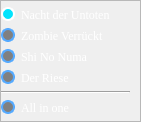
      <widget class="QFrame" name="frame_11">
       <property name="geometry">
        <rect>
         <x>250</x>
         <y>10</y>
         <width>141</width>
         <height>121</height>
        </rect>
       </property>
       <property name="layoutDirection">
        <enum>Qt::LeftToRight</enum>
       </property>
       <property name="styleSheet">
        <string notr="true">#frame_11{
	border: 2px solid rgb(168, 175, 217);
	border-radius: 15px;
	color: #fff;
	padding-left: 4px;
	background-color: rgb(34,36,44);
	font-family: Georgia;
}</string>
       </property>
       <property name="frameShape">
        <enum>QFrame::StyledPanel</enum>
       </property>
       <property name="frameShadow">
        <enum>QFrame::Raised</enum>
       </property>
       <layout class="QVBoxLayout" name="verticalLayout_8">
        <property name="leftMargin">
         <number>0</number>
        </property>
        <property name="topMargin">
         <number>6</number>
        </property>
        <property name="rightMargin">
         <number>0</number>
        </property>
        <property name="bottomMargin">
         <number>6</number>
        </property>
        <item>
         <widget class="QRadioButton" name="prototypeMap">
          <property name="sizePolicy">
           <sizepolicy hsizetype="Fixed" vsizetype="Fixed">
            <horstretch>0</horstretch>
            <verstretch>0</verstretch>
           </sizepolicy>
          </property>
          <property name="toolTip">
           <string>&lt;html&gt;&lt;head/&gt;&lt;body&gt;&lt;p&gt;&lt;span style=&quot; font-size:8pt;&quot;&gt;Default selection.&lt;/span&gt;&lt;/p&gt;&lt;p&gt;&lt;span style=&quot; font-size:8pt;&quot;&gt;Scripts: &lt;/span&gt;&lt;span style=&quot; font-size:8pt; font-weight:700;&quot;&gt;nazi_zombie_prototype&lt;/span&gt;&lt;/p&gt;&lt;p&gt;&lt;span style=&quot; font-size:8pt;&quot;&gt;Includes the following:&lt;/span&gt;&lt;/p&gt;&lt;p&gt;&lt;span style=&quot; font-size:8pt;&quot;&gt;Wall Weapons:&lt;/span&gt;&lt;/p&gt;&lt;p&gt;&lt;span style=&quot; font-size:8pt;&quot;&gt;kar98&lt;/span&gt;&lt;/p&gt;&lt;p&gt;&lt;span style=&quot; font-size:8pt;&quot;&gt;m1carbine&lt;/span&gt;&lt;/p&gt;&lt;p&gt;&lt;span style=&quot; font-size:8pt;&quot;&gt;thompson&lt;/span&gt;&lt;/p&gt;&lt;p&gt;&lt;span style=&quot; font-size:8pt;&quot;&gt;double-barrel&lt;/span&gt;&lt;/p&gt;&lt;p&gt;&lt;span style=&quot; font-size:8pt;&quot;&gt;bar&lt;/span&gt;&lt;/p&gt;&lt;p&gt;&lt;span style=&quot; font-size:8pt;&quot;&gt;trench&lt;/span&gt;&lt;/p&gt;&lt;p&gt;&lt;span style=&quot; font-size:8pt;&quot;&gt;double-barrel sawed-off&lt;/span&gt;&lt;/p&gt;&lt;p&gt;&lt;span style=&quot; font-size:8pt;&quot;&gt;grenades&lt;/span&gt;&lt;/p&gt;&lt;p&gt;&lt;span style=&quot; font-size:8pt;&quot;&gt;&lt;br/&gt;Weapon cabinate with scoped sniper&lt;/span&gt;&lt;/p&gt;&lt;p&gt;&lt;span style=&quot; font-size:8pt;&quot;&gt;Mysetry box&lt;/span&gt;&lt;/p&gt;&lt;p&gt;&lt;br/&gt;&lt;span style=&quot; font-size:8pt;&quot;&gt;Ambient:&lt;/span&gt;&lt;/p&gt;&lt;p&gt;&lt;span style=&quot; font-size:8pt;&quot;&gt;Fog&lt;/span&gt;&lt;/p&gt;&lt;p&gt;&lt;span style=&quot; font-size:8pt;&quot;&gt;Fire&lt;/span&gt;&lt;/p&gt;&lt;p&gt;&lt;span style=&quot; font-size:8pt;&quot;&gt;Explodable barrels&lt;/span&gt;&lt;/p&gt;&lt;p&gt;&lt;span style=&quot; font-size:8pt;&quot;&gt;Lamps&lt;/span&gt;&lt;/p&gt;&lt;p&gt;&lt;span style=&quot; font-size:8pt;&quot;&gt;Lights with spotlight &amp;amp; fx&lt;/span&gt;&lt;/p&gt;&lt;p&gt;&lt;span style=&quot; font-size:8pt;&quot;&gt;Broken light sparking fx&lt;br/&gt;&lt;/span&gt;&lt;/p&gt;&lt;p&gt;&lt;span style=&quot; font-size:8pt;&quot;&gt;Zombie spawners in different rooms activated by purchasing doors&lt;/span&gt;&lt;/p&gt;&lt;/body&gt;&lt;/html&gt;</string>
          </property>
          <property name="layoutDirection">
           <enum>Qt::LeftToRight</enum>
          </property>
          <property name="autoFillBackground">
           <bool>false</bool>
          </property>
          <property name="styleSheet">
           <string notr="true">QRadioButton{
	color: #fff;
	font-family: Georgia;
}

QRadioButton:focus{
}

QRadioButton::indicator {
    width: 10px;
    height: 10px;
    border-radius: 7px;
}

QRadioButton::indicator:checked {
	background-color: #03e3fc;
    border: 2px solid white;
}

QRadioButton::indicator:unchecked {
	border: 2px solid rgb(85,170,255);
    background-color: grey;
}</string>
          </property>
          <property name="text">
           <string>Nacht der Untoten</string>
          </property>
          <property name="checkable">
           <bool>true</bool>
          </property>
          <property name="checked">
           <bool>true</bool>
          </property>
         </widget>
        </item>
        <item>
         <widget class="QRadioButton" name="asylumMap">
          <property name="enabled">
           <bool>true</bool>
          </property>
          <property name="sizePolicy">
           <sizepolicy hsizetype="Fixed" vsizetype="Fixed">
            <horstretch>0</horstretch>
            <verstretch>0</verstretch>
           </sizepolicy>
          </property>
          <property name="font">
           <font>
            <family>Georgia</family>
            <strikeout>false</strikeout>
           </font>
          </property>
          <property name="toolTip">
           <string>&lt;html&gt;&lt;head/&gt;&lt;body&gt;&lt;p&gt;&lt;span style=&quot; font-size:8pt;&quot;&gt;Optional selection.&lt;/span&gt;&lt;/p&gt;&lt;p&gt;&lt;span style=&quot; font-size:8pt;&quot;&gt;Scripts: &lt;/span&gt;&lt;span style=&quot; font-size:8pt; font-weight:700;&quot;&gt;nazi_zombie_asylum&lt;/span&gt;&lt;/p&gt;&lt;/body&gt;&lt;/html&gt;</string>
          </property>
          <property name="layoutDirection">
           <enum>Qt::LeftToRight</enum>
          </property>
          <property name="autoFillBackground">
           <bool>false</bool>
          </property>
          <property name="styleSheet">
           <string notr="true">QRadioButton{
	color: #fff;
	font-family: Georgia;
}

QRadioButton:focus{
}

QRadioButton::indicator {
    width: 10px;
    height: 10px;
    border-radius: 7px;
}

QRadioButton::indicator:checked {
	background-color: #03e3fc;
    border: 2px solid white;
}

QRadioButton::indicator:unchecked {
	border: 2px solid rgb(85,170,255);
    background-color: grey;
}</string>
          </property>
          <property name="text">
           <string>Zombie Verrückt</string>
          </property>
          <property name="checkable">
           <bool>true</bool>
          </property>
          <property name="checked">
           <bool>false</bool>
          </property>
         </widget>
        </item>
        <item>
         <widget class="QRadioButton" name="sumpfMap">
          <property name="enabled">
           <bool>true</bool>
          </property>
          <property name="sizePolicy">
           <sizepolicy hsizetype="Fixed" vsizetype="Fixed">
            <horstretch>0</horstretch>
            <verstretch>0</verstretch>
           </sizepolicy>
          </property>
          <property name="font">
           <font>
            <family>Georgia</family>
            <strikeout>false</strikeout>
           </font>
          </property>
          <property name="toolTip">
           <string>&lt;html&gt;&lt;head/&gt;&lt;body&gt;&lt;p&gt;&lt;span style=&quot; font-size:8pt;&quot;&gt;Note: Not available yet.&lt;/span&gt;&lt;/p&gt;&lt;p&gt;&lt;span style=&quot; font-size:8pt;&quot;&gt;Optional selection.&lt;/span&gt;&lt;/p&gt;&lt;p&gt;&lt;span style=&quot; font-size:8pt;&quot;&gt;Scripts: &lt;/span&gt;&lt;span style=&quot; font-size:8pt; font-weight:700;&quot;&gt;nazi_zombie_sumpf&lt;/span&gt;&lt;/p&gt;&lt;/body&gt;&lt;/html&gt;</string>
          </property>
          <property name="layoutDirection">
           <enum>Qt::LeftToRight</enum>
          </property>
          <property name="autoFillBackground">
           <bool>false</bool>
          </property>
          <property name="styleSheet">
           <string notr="true">QRadioButton{
	color: #fff;
	font-family: Georgia;
}

QRadioButton:focus{
}

QRadioButton::indicator {
    width: 10px;
    height: 10px;
    border-radius: 7px;
}

QRadioButton::indicator:checked {
	background-color: #03e3fc;
    border: 2px solid white;
}

QRadioButton::indicator:unchecked {
	border: 2px solid rgb(85,170,255);
    background-color: grey;
}</string>
          </property>
          <property name="text">
           <string>Shi No Numa</string>
          </property>
          <property name="checkable">
           <bool>true</bool>
          </property>
          <property name="checked">
           <bool>false</bool>
          </property>
         </widget>
        </item>
        <item>
         <widget class="QRadioButton" name="factoryMap">
          <property name="enabled">
           <bool>true</bool>
          </property>
          <property name="sizePolicy">
           <sizepolicy hsizetype="Fixed" vsizetype="Fixed">
            <horstretch>0</horstretch>
            <verstretch>0</verstretch>
           </sizepolicy>
          </property>
          <property name="font">
           <font>
            <family>Georgia</family>
            <strikeout>false</strikeout>
           </font>
          </property>
          <property name="toolTip">
           <string>&lt;html&gt;&lt;head/&gt;&lt;body&gt;&lt;p&gt;&lt;span style=&quot; font-size:8pt;&quot;&gt;Note: Not available yet.&lt;/span&gt;&lt;/p&gt;&lt;p&gt;&lt;span style=&quot; font-size:8pt;&quot;&gt;Optional selection.&lt;/span&gt;&lt;/p&gt;&lt;p&gt;&lt;span style=&quot; font-size:8pt;&quot;&gt;Scripts: &lt;/span&gt;&lt;span style=&quot; font-size:8pt; font-weight:700;&quot;&gt;nazi_zombie_factory&lt;/span&gt;&lt;/p&gt;&lt;/body&gt;&lt;/html&gt;</string>
          </property>
          <property name="layoutDirection">
           <enum>Qt::LeftToRight</enum>
          </property>
          <property name="autoFillBackground">
           <bool>false</bool>
          </property>
          <property name="styleSheet">
           <string notr="true">QRadioButton{
	color: #fff;
	font-family: Georgia;
}

QRadioButton:focus{
}

QRadioButton::indicator {
    width: 10px;
    height: 10px;
    border-radius: 7px;
}

QRadioButton::indicator:checked {
	background-color: #03e3fc;
    border: 2px solid white;
}

QRadioButton::indicator:unchecked {
	border: 2px solid rgb(85,170,255);
    background-color: grey;
}</string>
          </property>
          <property name="text">
           <string>Der Riese</string>
          </property>
          <property name="checkable">
           <bool>true</bool>
          </property>
          <property name="checked">
           <bool>false</bool>
          </property>
         </widget>
        </item>
        <item>
         <widget class="Line" name="line">
          <property name="sizePolicy">
           <sizepolicy hsizetype="Fixed" vsizetype="Fixed">
            <horstretch>0</horstretch>
            <verstretch>0</verstretch>
           </sizepolicy>
          </property>
          <property name="minimumSize">
           <size>
            <width>129</width>
            <height>0</height>
           </size>
          </property>
          <property name="lineWidth">
           <number>1</number>
          </property>
          <property name="orientation">
           <enum>Qt::Horizontal</enum>
          </property>
         </widget>
        </item>
        <item>
         <widget class="QRadioButton" name="allInOneMap">
          <property name="sizePolicy">
           <sizepolicy hsizetype="Fixed" vsizetype="Fixed">
            <horstretch>0</horstretch>
            <verstretch>0</verstretch>
           </sizepolicy>
          </property>
          <property name="toolTip">
           <string>&lt;html&gt;&lt;head/&gt;&lt;body&gt;&lt;p&gt;&lt;span style=&quot; font-size:8pt;&quot;&gt;Note: Can't be changed yet.&lt;/span&gt;&lt;/p&gt;&lt;p&gt;&lt;span style=&quot; font-size:8pt;&quot;&gt;Default selection.&lt;/span&gt;&lt;/p&gt;&lt;p&gt;&lt;span style=&quot; font-size:8pt;&quot;&gt;Scripts: &lt;/span&gt;&lt;span style=&quot; font-size:8pt; font-weight:700;&quot;&gt;Stock&lt;/span&gt;&lt;/p&gt;&lt;/body&gt;&lt;/html&gt;</string>
          </property>
          <property name="layoutDirection">
           <enum>Qt::LeftToRight</enum>
          </property>
          <property name="autoFillBackground">
           <bool>false</bool>
          </property>
          <property name="styleSheet">
           <string notr="true">QRadioButton{
	color: #fff;
	font-family: Georgia;
}

QRadioButton:focus{
}

QRadioButton::indicator {
    width: 10px;
    height: 10px;
    border-radius: 7px;
}

QRadioButton::indicator:checked {
	background-color: #03e3fc;
    border: 2px solid white;
}

QRadioButton::indicator:unchecked {
	border: 2px solid rgb(85,170,255);
    background-color: grey;
}</string>
          </property>
          <property name="text">
           <string>All in one</string>
          </property>
          <property name="checkable">
           <bool>false</bool>
          </property>
          <property name="checked">
           <bool>false</bool>
          </property>
         </widget>
        </item>
       </layout>
      </widget>
